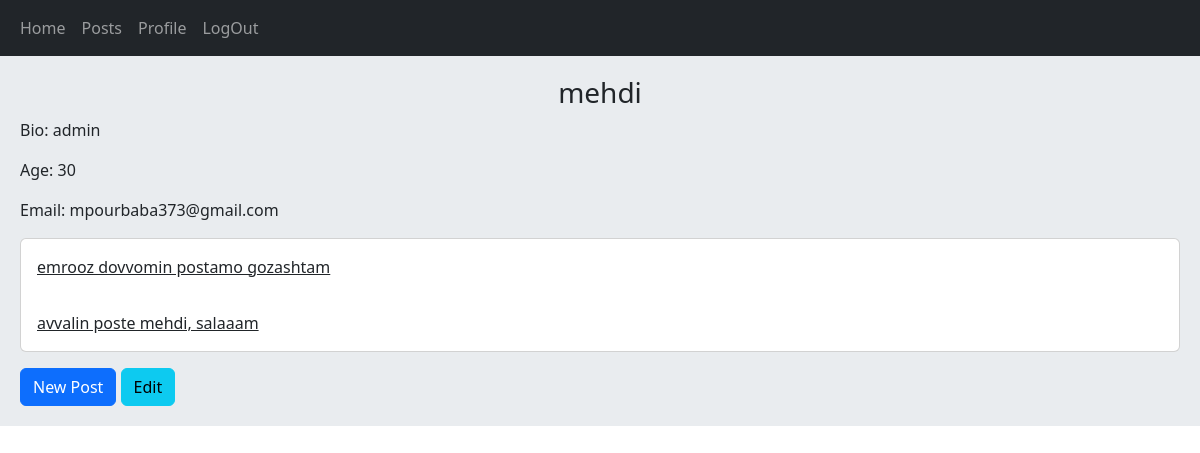
/accounts/profile/1/ (signed in), run on the app's committed database.
### accounts/models.py (models this page shows, shortened)
class Profile(models.Model):
    user = models.OneToOneField(User, on_delete=models.CASCADE)
    age = models.PositiveSmallIntegerField(default=0)
    bio = models.TextField(null=True, blank=True)

### posts/models.py (models this page shows, shortened)
class Post(models.Model):
    user = models.ForeignKey(User, on_delete=models.CASCADE, related_name='posts')
    body = models.TextField()
    slug = models.SlugField()
    created = models.DateTimeField(auto_now_add=True)
    updated = models.DateTimeField(auto_now=True)
    class Meta:
        ordering = ('-updated',)
    def get_absolute_url(self):
        return reverse("posts:post_detail", args=(self.id, self.slug))

### accounts/views.py (the view)
# urls.py: path('profile/<int:user_id>/', views.UserProfileView.as_view(),
class UserProfileView(LoginRequiredMixin, View):
    def get(self, request, user_id):
        is_following = False
        user = get_object_or_404(User, pk=user_id)
        posts = user.posts.all()
        relation = Relation.objects.filter(from_user=request.user, to_user=user)
        if relation.exists():
            is_following = True
        return render(request, 'accounts/profile.html', {'user':user, 'posts':posts, 'is_following':is_following})

### accounts/templates/accounts/profile.html (shortened to what this page needs)
{% extends '_base.html' %}
{% block content %}
    <h3 class="text-center">{{ user.username }}</h3>
    <p>Bio: {{ user.profile.bio }}</p>
    <p>Age: {{ user.profile.age }}</p>
    <p>Email: {{ user.email }}</p>
    <div class="card">
        {% for post in posts %}
            <a href="{{ post.get_absolute_url }}" class="card-body">{{ post.body|truncatewords:8 }}</a>
        {% endfor %}
    </div>
        {% if request.user.id == user.id %}
            <a href="{% url 'posts:post_create' %}" class="btn btn-primary mt-3">New Post</a>
            <a href="{% url 'accounts:edit_user' %}" class="btn btn-info mt-3">Edit</a>
        {% endif %}
{% endblock content %}

### data on the page
Post: body "emrooz dovvomin postamo gozashtam"
Post: body "avvalin poste mehdi, salaaam"

### other printed values
{{ user.username }} "mehdi"
{{ user.profile.bio }} "admin"
{{ user.profile.age }} "30"
{{ user.email }} "mpourbaba373@gmail.com"
